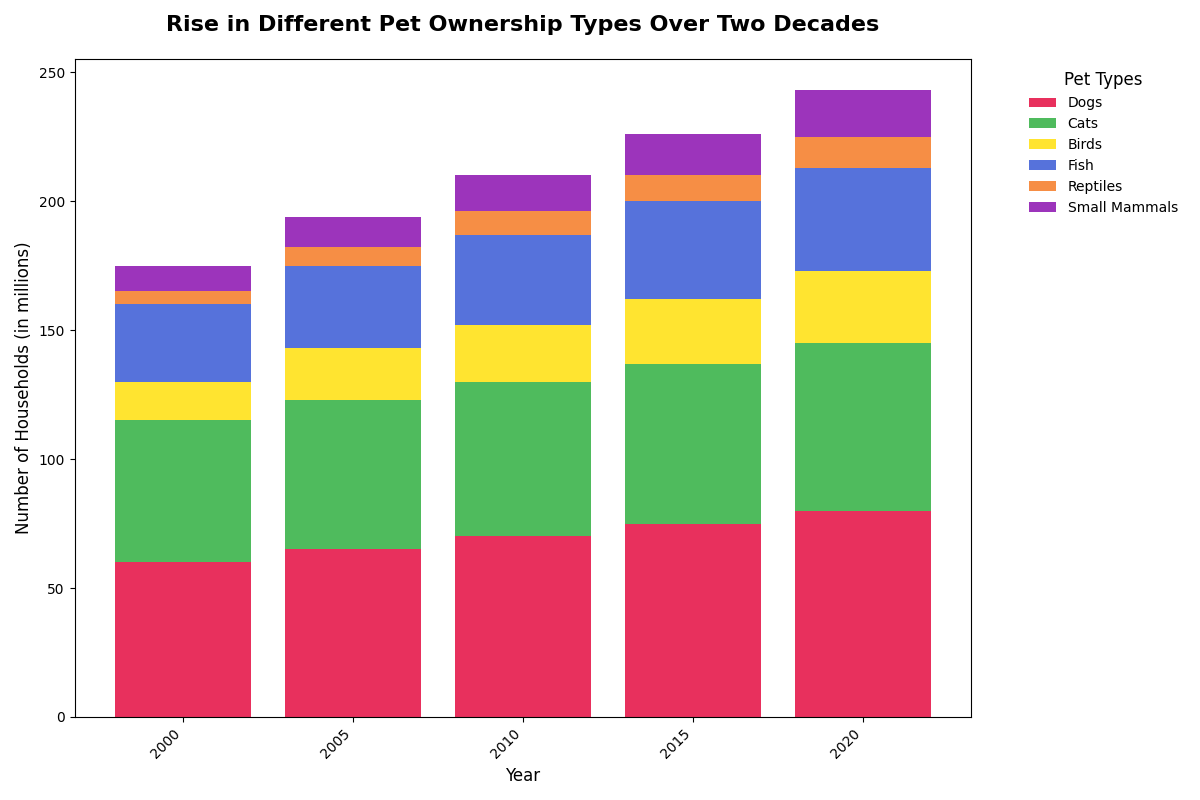

Generate this figure with Python:
import numpy as np
import matplotlib.pyplot as plt

# Backstory:
# We're examining the popularity of different types of pet ownership over the last two decades. 
# As people move towards more diverse and exotic pets, it's fascinating to observe the trends in how many households own each type.

# Years for the x-axis
years = np.array(['2000', '2005', '2010', '2015', '2020'])

# Number of households owning each pet type (data in millions)
dogs = np.array([60, 65, 70, 75, 80])
cats = np.array([55, 58, 60, 62, 65])
birds = np.array([15, 20, 22, 25, 28])
fish = np.array([30, 32, 35, 38, 40])
reptiles = np.array([5, 7, 9, 10, 12])
small_mammals = np.array([10, 12, 14, 16, 18])

# Colors for each pet type
colors = ['#e6194b', '#3cb44b', '#ffe119', '#4363d8', '#f58231', '#911eb4']

# Create the stacked bar chart
fig, ax = plt.subplots(figsize=(12, 8))
ax.bar(years, dogs, color=colors[0], label='Dogs', alpha=0.9)
ax.bar(years, cats, bottom=dogs, color=colors[1], label='Cats', alpha=0.9)
ax.bar(years, birds, bottom=dogs + cats, color=colors[2], label='Birds', alpha=0.9)
ax.bar(years, fish, bottom=dogs + cats + birds, color=colors[3], label='Fish', alpha=0.9)
ax.bar(years, reptiles, bottom=dogs + cats + birds + fish, color=colors[4], label='Reptiles', alpha=0.9)
ax.bar(years, small_mammals, bottom=dogs + cats + birds + fish + reptiles, color=colors[5], label='Small Mammals', alpha=0.9)

# Title and labels
ax.set_title("Rise in Different Pet Ownership Types Over Two Decades", fontsize=16, fontweight='bold', pad=20)
ax.set_xlabel("Year", fontsize=12)
ax.set_ylabel("Number of Households (in millions)", fontsize=12)

# Rotate x-axis labels to prevent overlap
ax.set_xticks(years)
ax.set_xticklabels(years, rotation=45, ha='right')

# Add a legend with larger spacing to avoid overlap
ax.legend(loc='upper left', title="Pet Types", bbox_to_anchor=(1.05, 1), fontsize=10, title_fontsize='12', frameon=False)

# Automatically adjust the layout to fit everything nicely
plt.tight_layout()

# Display the plot
plt.show()
